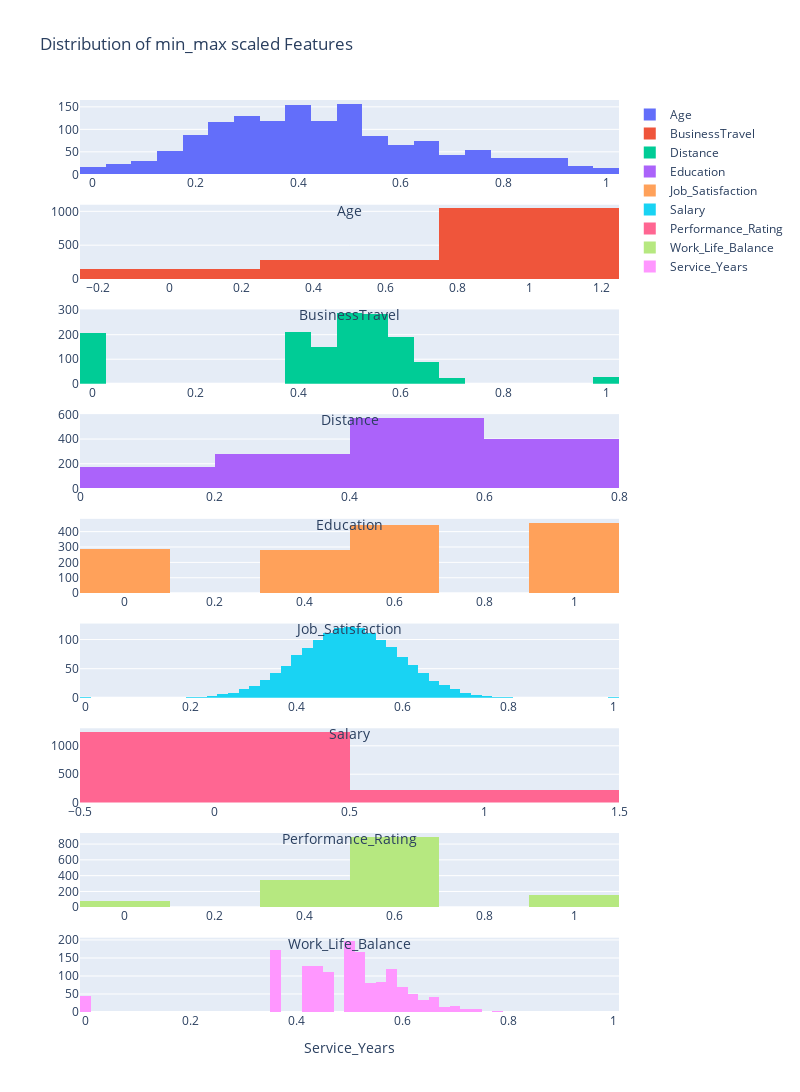

The notebook cell saved with this chart:
### Code cell
plot_distribution(df_deskewd_scaled, numeric_features, 'Distribution of min_max scaled Features')

### Figure 1 — Plotly figure (JSON) as saved in the notebook; plotly's stock layout.template omitted (floating-point values rounded to 4 significant figures; data arrays with more than 128 entries replaced by an {"elided": "..."} marker saying what was removed)
{"data": [{"name": "Age", "type": "histogram", "x": {"elided": "1470 float values"}, "xaxis": "x", "yaxis": "y"}, {"name": "BusinessTravel", "type": "histogram", "x": {"elided": "1470 float values"}, "xaxis": "x2", "yaxis": "y2"}, {"name": "Distance", "type": "histogram", "x": {"elided": "1470 float values"}, "xaxis": "x3", "yaxis": "y3"}, {"name": "Education", "type": "histogram", "x": {"elided": "1470 float values"}, "xaxis": "x4", "yaxis": "y4"}, {"name": "Job_Satisfaction", "type": "histogram", "x": {"elided": "1470 float values"}, "xaxis": "x5", "yaxis": "y5"}, {"name": "Salary", "type": "histogram", "x": {"elided": "1470 float values"}, "xaxis": "x6", "yaxis": "y6"}, {"name": "Performance_Rating", "type": "histogram", "x": {"elided": "1470 int values"}, "xaxis": "x7", "yaxis": "y7"}, {"name": "Work_Life_Balance", "type": "histogram", "x": {"elided": "1470 float values"}, "xaxis": "x8", "yaxis": "y8"}, {"name": "Service_Years", "type": "histogram", "x": {"elided": "1470 float values"}, "xaxis": "x9", "yaxis": "y9"}], "layout": {"height": 1200, "title": {"text": "Distribution of min_max scaled Features"}, "width": 800, "xaxis": {"anchor": "y", "domain": [0, 1], "title": {"text": "Age"}}, "xaxis2": {"anchor": "y2", "domain": [0, 1], "title": {"text": "BusinessTravel"}}, "xaxis3": {"anchor": "y3", "domain": [0, 1], "title": {"text": "Distance"}}, "xaxis4": {"anchor": "y4", "domain": [0, 1], "title": {"text": "Education"}}, "xaxis5": {"anchor": "y5", "domain": [0, 1], "title": {"text": "Job_Satisfaction"}}, "xaxis6": {"anchor": "y6", "domain": [0, 1], "title": {"text": "Salary"}}, "xaxis7": {"anchor": "y7", "domain": [0, 1], "title": {"text": "Performance_Rating"}}, "xaxis8": {"anchor": "y8", "domain": [0, 1], "title": {"text": "Work_Life_Balance"}}, "xaxis9": {"anchor": "y9", "domain": [0, 1], "title": {"text": "Service_Years"}}, "yaxis": {"anchor": "x", "domain": [0.9185, 1]}, "yaxis2": {"anchor": "x2", "domain": [0.8037, 0.8852]}, "yaxis3": {"anchor": "x3", "domain": [0.6889, 0.7704]}, "yaxis4": {"anchor": "x4", "domain": [0.5741, 0.6556]}, "yaxis5": {"anchor": "x5", "domain": [0.4593, 0.5407]}, "yaxis6": {"anchor": "x6", "domain": [0.3444, 0.4259]}, "yaxis7": {"anchor": "x7", "domain": [0.2296, 0.3111]}, "yaxis8": {"anchor": "x8", "domain": [0.1148, 0.1963]}, "yaxis9": {"anchor": "x9", "domain": [0, 0.08148]}}}
